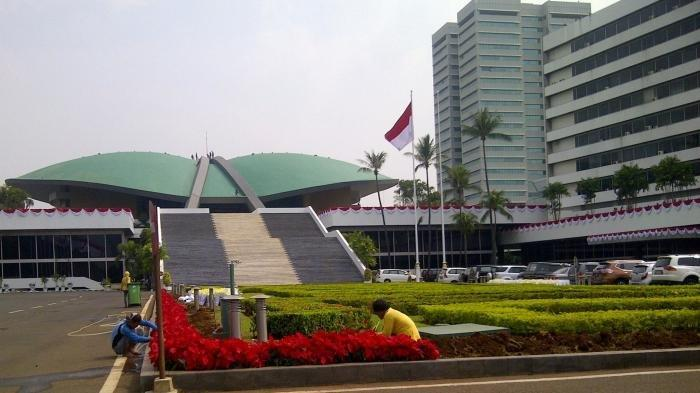
#> input picture 1207070067_Moh Husni Nasrul Haq/gedung-dpr.jpg, 700 x 393 px
$ python 'Flip Gambar.py'
#> lines starting #> are read from the running program, lines starting #| are printed output that depends on the picture
import numpy as np #mengimport/memanggil library numpy
import imageio #mengimport library imageio
import matplotlib.pyplot as plt #mengimport library matplotlib

img = imageio.imread("gedung-dpr.jpg") #membaca gambar yang diupload
#> img is the input picture: shape (393, 700, 3); mean R, G, B 124.4, 120.3, 113.6

img_height = img.shape[0] #mendapatkan dimensi ketinggian dalam gambar yang dimasukan
#> img_height = 393
img_width = img.shape[1] #mendapatkan dimensi lebar dalam gambar yang dimasukan
#> img_width = 700
img_channel = img.shape[2] #mendapatkan atau mengakses warna
#> img_channel = 3
img_type = img.dtype #mendapatkan tipe atau membaca dari image yang diinputkan

img_flip_horizontal = np.zeros(img.shape, img_type) #membuat variable horizontal untuk mengubah semua elemen array menjadi 0 tanpa terkecuali
img_flip_vertical = np.zeros(img.shape, img_type) #membuat variable vertikal untuk mengubah semua elemen array menjadi 0 tanpa terkecuali

for y in range(0, img_height):#variabel y dalam rentang 0 dalam dimensi ketinggian di gambar
    for x in range(0, img_width): #variabel x dalam rentang 0 dalam dimensi lebar di gambar
        for c in range(0, img_channel): #variabel c dalam rentang 0 dalam dimensi ketinggian di gambar
            img_flip_horizontal[y][x][c] = img[y][img_width-1-x][c] #membalik gambar menjadi horizontal
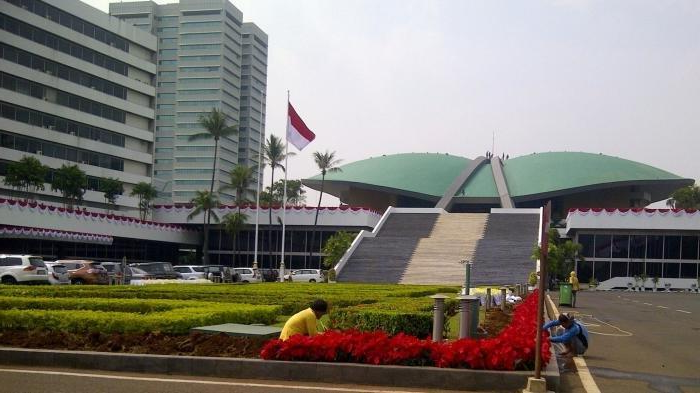
#> img_flip_horizontal: shape (393, 700, 3); mean R, G, B 124.4, 120.3, 113.6

for y in range(0, img_height):#variabel y dalam rentang 0 dalam dimensi ketinggian di gambar
    for x in range(0, img_width):#variabel x dalam rentang 0 dalam dimensi lebar di gambar
        for c in range(0, img_channel):#variabel c dalam rentang 0 dalam dimensi ketinggian di gambar
            img_flip_vertical[y][x][c] = img[img_height-1-y][x][c] #membalik gambar menjadi vertikal
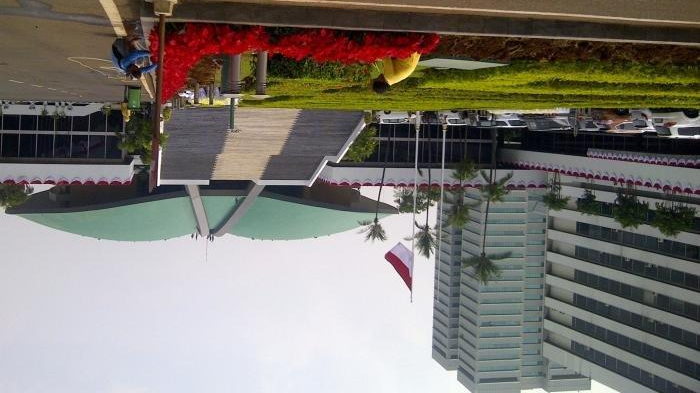
#> img_flip_vertical: shape (393, 700, 3); mean R, G, B 124.4, 120.3, 113.6

plt.imshow(img_flip_horizontal) #memanggil gambar yang sudah diinputkan dengan gambar horizontal
plt.title("Flip Horizontal")  #memberikan judul hasil plot di grafik
plt.show() #menampilkan gambar
plt.imshow(img_flip_vertical) #menampilkan gambar yang sidah diinputkan dengan gambar vertikal
plt.title("Flip Vertical") #memberi judul
plt.show() # menampilkan gambar dengan fungsi plot
